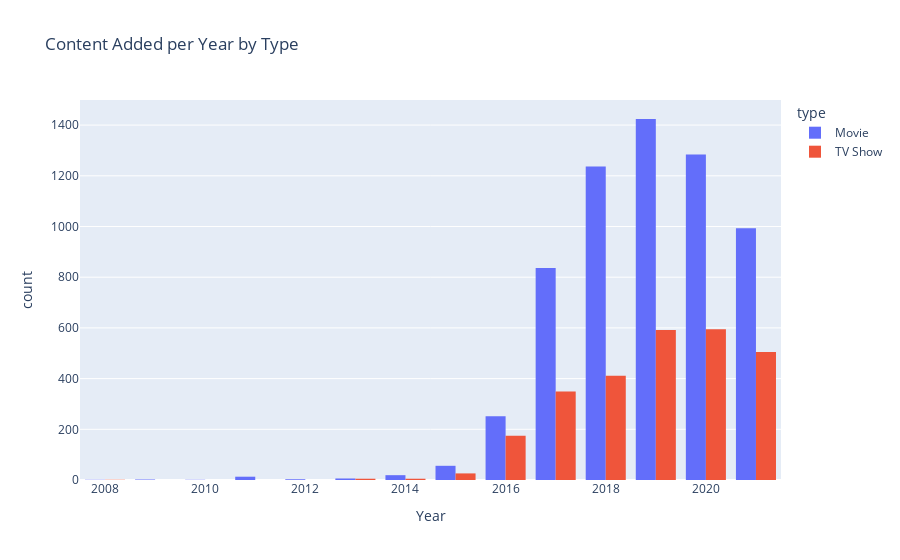

The notebook cell saved with this chart:
### Code cell
interactive_fig = px.histogram(df, x='year_added', color='type',
                               title='Content Added per Year by Type',
                               labels={'year_added': 'Year'},
                               barmode='group')
interactive_fig.show()

### Figure 1 — Plotly figure (JSON) as saved in the notebook; plotly's stock layout.template omitted (floating-point values rounded to 4 significant figures; data arrays with more than 128 entries replaced by an {"elided": "..."} marker saying what was removed)
{"data": [{"alignmentgroup": "True", "bingroup": "x", "hovertemplate": "type=Movie<br>Year=%{x}<br>count=%{y}<extra></extra>", "legendgroup": "Movie", "marker": {"color": "#636efa", "pattern": {"shape": ""}}, "name": "Movie", "offsetgroup": "Movie", "orientation": "v", "showlegend": true, "type": "histogram", "x": {"elided": "6126 int values"}, "xaxis": "x", "yaxis": "y"}, {"alignmentgroup": "True", "bingroup": "x", "hovertemplate": "type=TV Show<br>Year=%{x}<br>count=%{y}<extra></extra>", "legendgroup": "TV Show", "marker": {"color": "#EF553B", "pattern": {"shape": ""}}, "name": "TV Show", "offsetgroup": "TV Show", "orientation": "v", "showlegend": true, "type": "histogram", "x": {"elided": "2664 int values"}, "xaxis": "x", "yaxis": "y"}], "layout": {"barmode": "group", "legend": {"title": {"text": "type"}, "tracegroupgap": 0}, "title": {"text": "Content Added per Year by Type"}, "xaxis": {"anchor": "y", "domain": [0, 1], "title": {"text": "Year"}}, "yaxis": {"anchor": "x", "domain": [0, 1], "title": {"text": "count"}}}}
